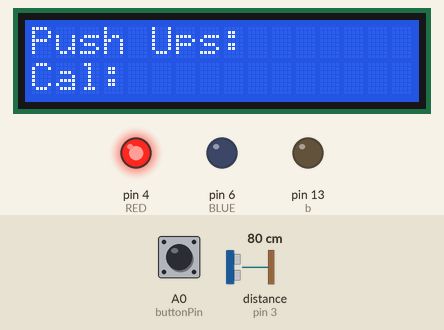
Recording of a sketch running on a simulated Arduino Uno, built with avr-gcc and run on an emulated ATmega328P. On the bench: 16×2 character LCD, output pins drawn as LEDs (lit = HIGH). Wiring (inferred from the names in the program): ultrasonic range finder: trigger pin 2; echo pin 3. Inputs (shaded band) come from the test bench; at power-on: distance to the obstacle (sensor on pin 3) 80 cm, A0 (buttonPin) LOW. The echo pulse lasts 58.3 µs per cm; pins used as bus, display or sensor lines are not drawn.

Above: at 0.07 s.
At 1.2 s:
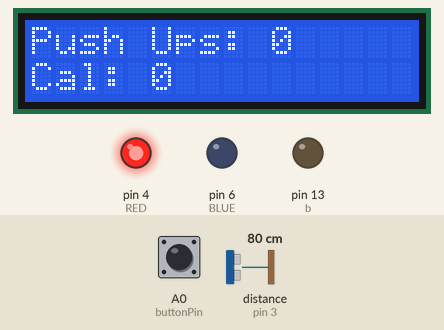
1.3 s: distance to the obstacle (sensor on pin 3) set to 2 cm
At 2.2 s:
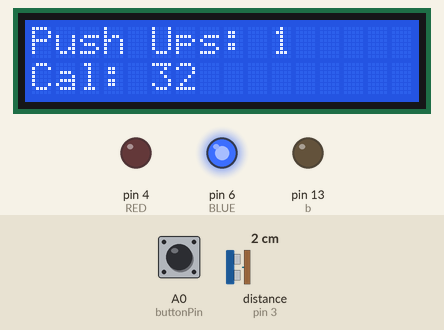
Timing chart, 0 to 4.3 s (numbered marks = the images above; inputs shaded):
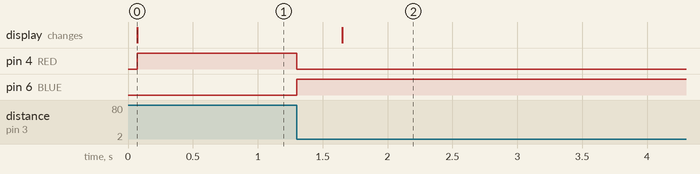

Measured:
- after the input at 1.3 s, pin 4 (RED): HIGH → LOW at once; pin 6 (BLUE): LOW → HIGH at once; the display: changes after 0.35 s (image 2)

The sketch:

push_up_counter.ino
```cpp
/* Push up counter

An ultrasonic sensor measures the distance between you and the floor, if the distance is greater than 25 cm the light will shine red,
if the distance is between 15 and 25 cm, it turns purple telling you to move closer
and if the distance is less than 15 cm it will turn blue and add 1 pushup and 32 calories
You can reset the counter with a button
 */

#include <LiquidCrystal.h> // include LCD library for lcd screen

#define BLUE 6 // Define RGB-led pins
#define RED 4

const int buttonPin = A0; // Set pins for sensor and button
const int b = 13;
const int trigPin = 2;
const int echoPin = 3;

int buttonState = 0;// set ints
int x = 1;
int y = 1;
long duration;
int distance;
int i;
int z;


LiquidCrystal lcd(7, 8, 9, 10, 11, 12l); // Set lcd pins

void setup() {
  Serial.begin(9600); // begin in 9600 baud

  pinMode(trigPin, OUTPUT); //set pin modes
  pinMode(echoPin, INPUT);
  pinMode(buttonPin, INPUT);
  pinMode(b, OUTPUT);
  pinMode(RED, OUTPUT);
  pinMode(BLUE, OUTPUT);

  lcd.begin(16, 2); // begin lcd and define 16 by 2
  lcd.print("Push Ups:"); //print pushups on the lcd screen
  lcd.setCursor(0,1);
  lcd.print("Cal:"); //print cal


}

void loop() {
  digitalWrite(trigPin, HIGH); // send an ultrasonic sound and measure the time it took for the sound to go from the trigpin to the echo pin
  delayMicroseconds(10);
  digitalWrite(trigPin, LOW);
  duration = pulseIn(echoPin, HIGH);
  distance = duration * 0.034/2; //convert the time to cm

  if (distance >= 25) {digitalWrite(RED, HIGH); // changing the color of the light depending on distance
                       digitalWrite(BLUE, LOW);}
  if (distance <= 25) {digitalWrite(BLUE, HIGH);}
  if (distance <= 15) {digitalWrite(RED, LOW);}

  if (i == (10 * y) && x == (1 * y)) {
                 tone(b, 146.8);
                 delay(50);
                 noTone(b);
                 delay(100);
                 tone(b, 146.8);
                 delay(50);
                 noTone(b);
                 delay(50);
                 tone(b, 293.7);
                 delay(100);
                 noTone(b);
                 x ++;
                 y ++;
  }
  else if (distance <= 15) {delay(350);} //this determiens that the time between pushups stays the same

  buttonState = digitalRead(buttonPin); //this code makes the button reset the acounter after each press
  if (buttonState == HIGH) {
    i = 0;
    z = 0;
    x = 1;
    y = 1;
    lcd.setCursor(10, 0);
    lcd.print("0      ");
    lcd.setCursor(5, 1);
    lcd.print("0      ");
    }

  lcd.setCursor(10, 0); // set cursor on the second row

  if (distance <= 15 ) {i ++, z += 32;} //print a point after push up
    lcd.setCursor(10, 0);
    lcd.print(i,DEC);
    lcd.setCursor(5, 1);
     lcd.print(z,DEC);
  while (distance <= 15) { //if the distance stays small make sure it only counts one pushup
      digitalWrite(trigPin, HIGH);
      delayMicroseconds(10);
      digitalWrite(trigPin, LOW);
      duration = pulseIn(echoPin, HIGH);
      distance = duration * 0.034/2;
  delay(100);}
}
```
